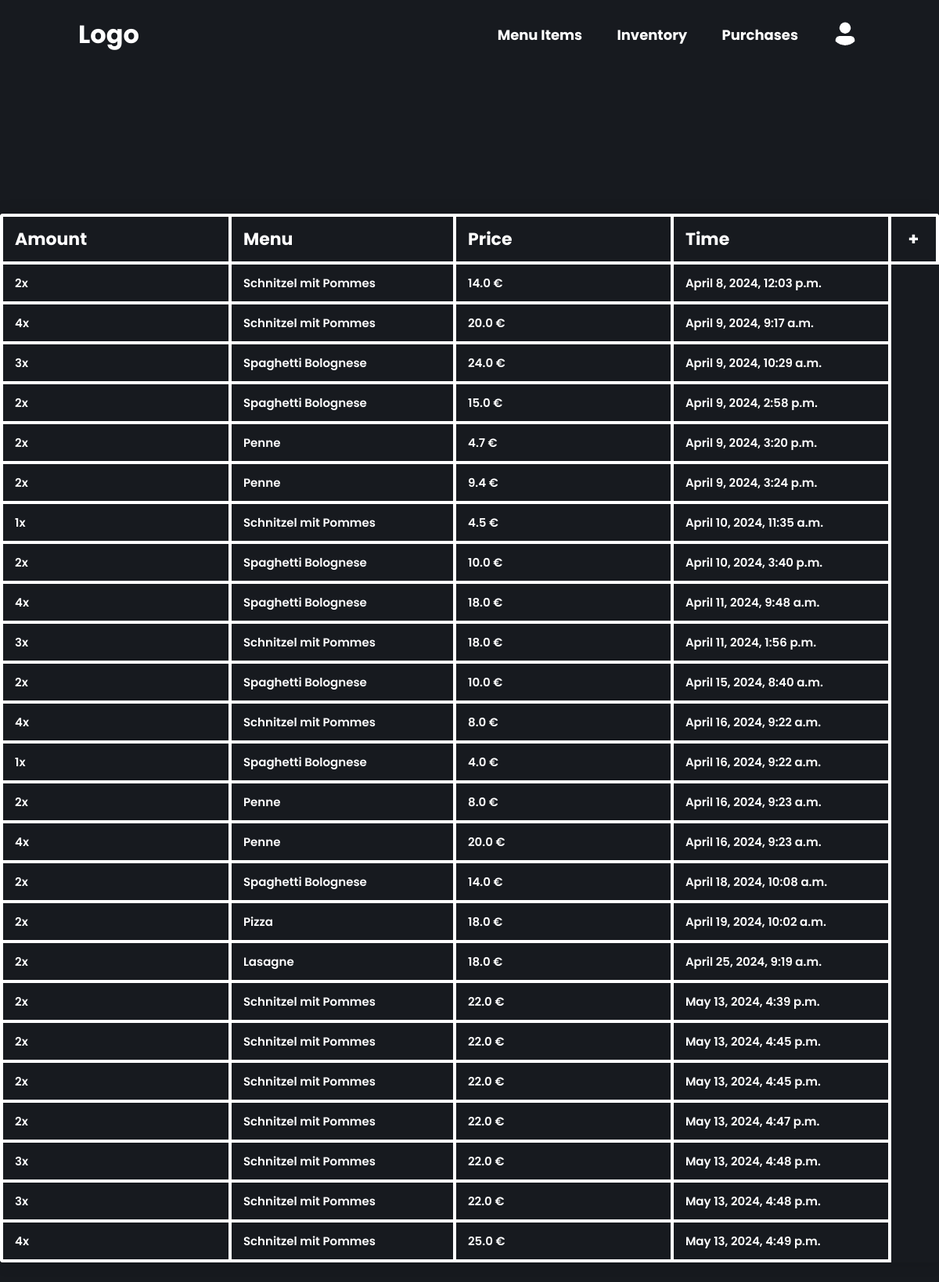
/purchases/ (signed in), run on an earlier commit of the app's database.
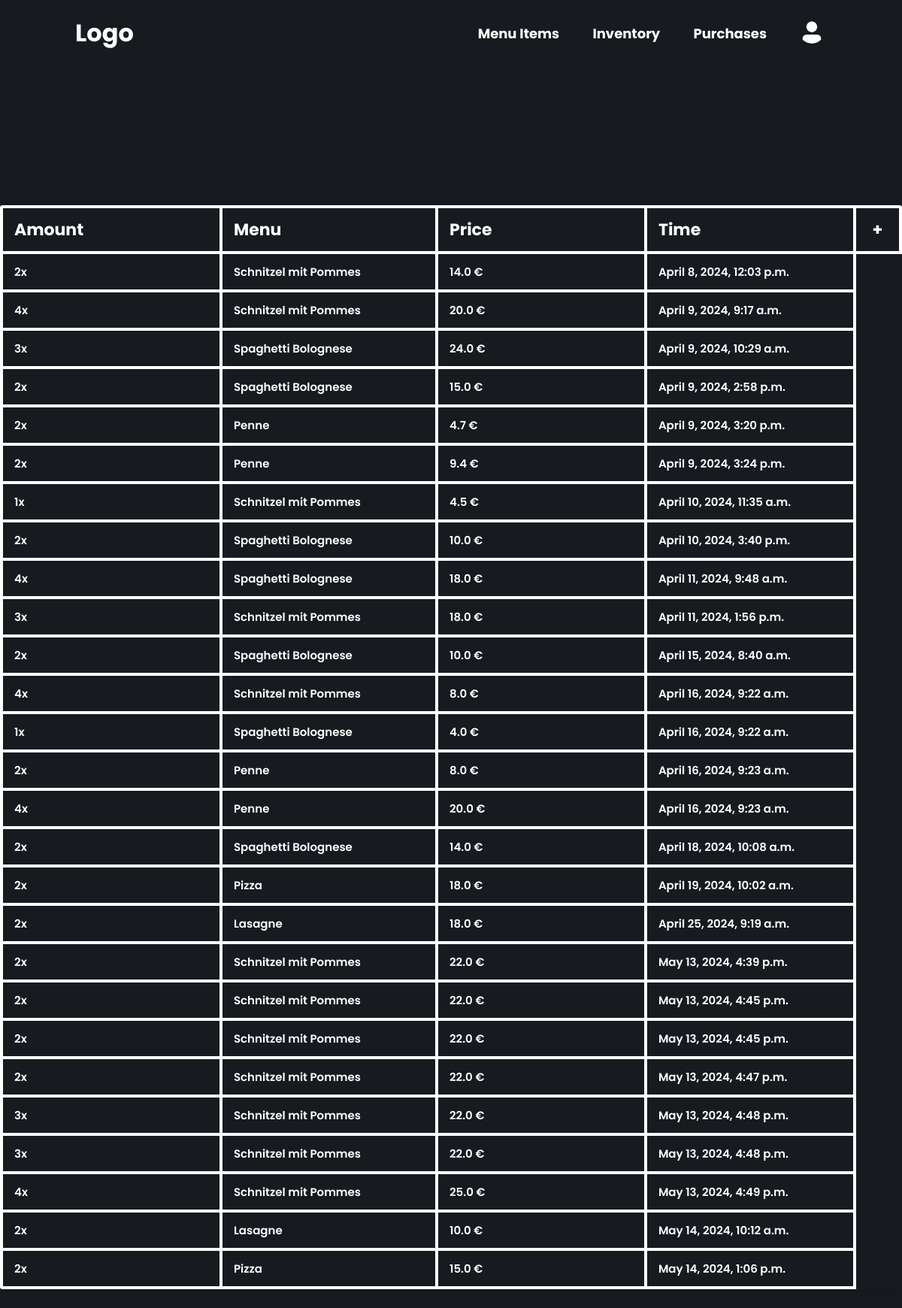
And on a later commit of the database.
### restaurant/models.py (models this page shows, shortened)
class Purchase(models.Model):
    item_amount = models.IntegerField(default=0, blank=False)
    item_name = models.ForeignKey(MenuItem, on_delete=models.SET_NULL, null=True, blank=False)
    pre_delete_item_name = models.CharField(max_length=100, default="-")
    price = models.FloatField(default=0, null=True, blank=False)
    purchase_time = models.DateTimeField()

class MenuItem(models.Model):
    menu_name = models.CharField(max_length=100, blank=False)
    menu_price = models.FloatField(default=0, blank=False)
    menu_ingredients = models.JSONField(default=0, null=True, blank=False)
    def __str__(self):
        return self.menu_name

### restaurant/views.py (the view)
# urls.py: path('purchases/', views.PurchaseList.as_view(), name='purchases'),
class PurchaseList(LoginRequiredMixin, TemplateView):
    template_name = "purchase_table.html"
    def get_context_data(self, **kwargs: Any) -> dict[str, Any]:
        context = super().get_context_data(**kwargs)
        purchases = Purchase.objects.all()
        context["data"] = purchases
        context["columns"] = ["Amount", "Menu", "Price", "Time"]
        return context

### templates/purchase_table.html (shortened to what this page needs)
{% extends 'base.html' %}
{% load static %}
{% block content %}
<div class="table--wrapper">
    <div class="table--container">
        <table class="content-table">
            <thead>
                <tr>
                    {% for column_name in columns %}
                    <th>{{ column_name }}</th>
                    {% endfor %}
                    <th class="table--add--button" data-href="{% url 'purchase_create' %}">+</th>
                </tr>
            </thead>
            <tbody>
                {% for purchase in data %}
                <tr class="clickable-row" data-href="{% url 'purchase_update' purchase.id %}">
                    <td>{{ purchase.item_amount }}x</td>
                    {% if purchase.item_name != None %}
                    <td>{{ purchase.item_name }}</td>
                    {% else %}
                    <td>{{ purchase.pre_delete_item_name }}</td>
                    {% endif %}
                    <td>{{ purchase.price }} €</td>
                    <td>{{ purchase.purchase_time }}</td>
                </tr>
                {% empty %}
                <h1>No Menu Items Yet</h1>
                {% endfor %}
            </tbody>
        </table>
    </div>
</div>
{% endblock %}

What changed in the data, as far as the page shows it:
added Purchase: item_amount "2", item_name "Lasagne", price "10.0", purchase_time "May 14, 2024, 10:12 a.m."
added Purchase: item_amount "2", item_name "Pizza", price "15.0", purchase_time "May 14, 2024, 1:06 p.m."
